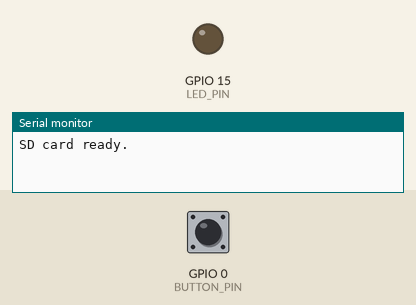
Bench run of a program on a simulated ESP32-S2. On the bench: output pins drawn as LEDs (lit = HIGH), the last lines printed to the serial monitor. Inputs (shaded band) come from the test bench; at power-on: GPIO 0 (BUTTON_PIN) HIGH. I2S audio is not simulated (input reads silence); storage starts empty.

Above: at 3.2 s.
3.3 s: GPIO 0 (BUTTON_PIN) pulled LOW for 0.15 s
At 4.5 s:
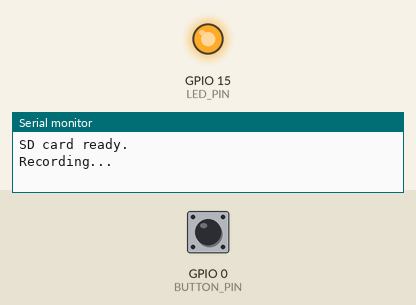
4.9 s: GPIO 0 (BUTTON_PIN) pulled LOW for 1 s
At 5.9 s:
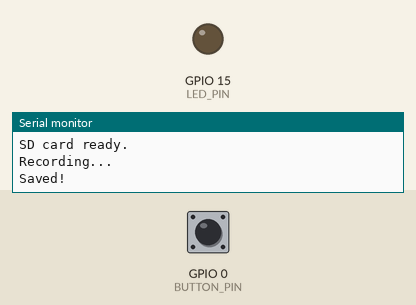
7.4 s: GPIO 0 (BUTTON_PIN) pulled LOW for 3.2 s
At 7.7 s:
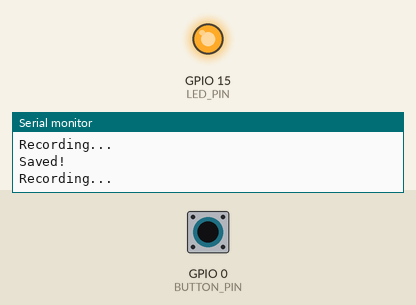
Timing chart, 0 to 10.4 s (numbered marks = the images above; inputs shaded):
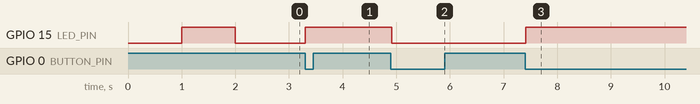

The program:

main.cpp
```cpp
// https://github.com/ICantMakeThings/StereoRecorder
#include <Arduino.h>
#include <FS.h>
#include <SD.h>
#include <driver/i2s.h>

#define BUTTON_PIN 0
#define LED_PIN 15

#define SD_CS 38
#define SD_MOSI 35
#define SD_MISO 36
#define SD_SCK 37
SPIClass sdSPI(FSPI);

#define I2S_PORT I2S_NUM_0
#define SAMPLE_RATE 48000
#define BITS_PER_SAMPLE I2S_BITS_PER_SAMPLE_32BIT
#define CHANNEL_FORMAT I2S_CHANNEL_FMT_RIGHT_LEFT

#define BUFFER_SIZE 4096

File file;
bool recording = false;
uint32_t bytesWritten = 0;

struct WAVHeader
{
  char riff[4];
  uint32_t size;
  char wave[4];
  char fmt[4];
  uint32_t fmt_size;
  uint16_t audio_fmt;
  uint16_t num_channels;
  uint32_t sample_rate;
  uint32_t byte_rate;
  uint16_t block_align;
  uint16_t bits_per_sample;
  char data[4];
  uint32_t data_size;
};

void writeWavHeader(File &f, uint32_t pcm_bytes)
{
  WAVHeader h;
  memcpy(h.riff, "RIFF", 4);
  h.size = pcm_bytes + 36;
  memcpy(h.wave, "WAVE", 4);
  memcpy(h.fmt, "fmt ", 4);
  h.fmt_size = 16;
  h.audio_fmt = 1;
  h.num_channels = 2;
  h.sample_rate = SAMPLE_RATE;
  h.bits_per_sample = 24;
  h.byte_rate = SAMPLE_RATE * h.num_channels * (h.bits_per_sample / 8);
  h.block_align = h.num_channels * (h.bits_per_sample / 8);
  memcpy(h.data, "data", 4);
  h.data_size = pcm_bytes;
  f.seek(0);
  f.write((uint8_t *)&h, sizeof(h));
}

void i2sInit()
{
  i2s_config_t i2s_config = {
      .mode = (i2s_mode_t)(I2S_MODE_MASTER | I2S_MODE_RX),
      .sample_rate = SAMPLE_RATE,
      .bits_per_sample = I2S_BITS_PER_SAMPLE_32BIT,
      .channel_format = I2S_CHANNEL_FMT_RIGHT_LEFT,
      .communication_format = I2S_COMM_FORMAT_STAND_I2S,
      .intr_alloc_flags = 0,
      .dma_buf_count = 8,
      .dma_buf_len = 512,
      .use_apll = true,
      .tx_desc_auto_clear = false};

  i2s_pin_config_t pin_config = {
      .mck_io_num = GPIO_NUM_9, // SCK
      .bck_io_num = GPIO_NUM_3, // BCK
      .ws_io_num = GPIO_NUM_7,  // LRC
      .data_out_num = I2S_PIN_NO_CHANGE,
      .data_in_num = GPIO_NUM_5 // OUT
  };

  i2s_driver_install(I2S_PORT, &i2s_config, 0, NULL);
  i2s_set_pin(I2S_PORT, &pin_config);
  i2s_set_clk(I2S_PORT, SAMPLE_RATE, I2S_BITS_PER_SAMPLE_32BIT, I2S_CHANNEL_STEREO);
  i2s_zero_dma_buffer(I2S_PORT);
}

int getNextFileNumber()
{
  int num = 1;
  while (SD.exists("/record" + String(num) + ".wav"))
  {
    num++;
  }
  return num;
}

void setup()
{
  Serial.begin(115200);
  pinMode(BUTTON_PIN, INPUT_PULLUP);
  pinMode(LED_PIN, OUTPUT);
  digitalWrite(LED_PIN, LOW);
  delay(1000);
  digitalWrite(LED_PIN, HIGH);
  delay(1000);
  digitalWrite(LED_PIN, LOW);
  sdSPI.begin(SD_SCK, SD_MISO, SD_MOSI, SD_CS);
  if (!SD.begin(SD_CS, sdSPI))
  {
    Serial.println("SD Card init failed!");

    unsigned long startTime = millis();
    while (millis() - startTime < 5000)
    {
      digitalWrite(LED_PIN, HIGH);
      delay(250);
      digitalWrite(LED_PIN, LOW);
      delay(250);
    }

    while (1)
      ;
  }

  Serial.println("SD card ready.");

  i2sInit();
}

void loop()
{
  static uint8_t buffer[BUFFER_SIZE];
  static bool lastButtonState = HIGH;

  bool buttonState = digitalRead(BUTTON_PIN);

  if (lastButtonState == HIGH && buttonState == LOW)
  {
    if (!recording)
    {
      int fileNum = getNextFileNumber();
      String filename = "/record" + String(fileNum) + ".wav";
      file = SD.open(filename, FILE_WRITE);
      if (!file)
      {
        Serial.println("Did you remove your SD card?");

        unsigned long startTime = millis();
        while (millis() - startTime < 5000)
        {
          digitalWrite(LED_PIN, HIGH);
          delay(250);
          digitalWrite(LED_PIN, LOW);
          delay(250);
        }

        return;
      }
      WAVHeader blank = {0};
      file.write((uint8_t *)&blank, sizeof(blank));
      bytesWritten = 0;
      recording = true;
      digitalWrite(LED_PIN, HIGH);
      Serial.println("Recording...");
    }
    else
    {
      Serial.println("Saved!");
      writeWavHeader(file, bytesWritten);
      file.close();
      recording = false;
      digitalWrite(LED_PIN, LOW);
    }
    delay(200);
  }

  lastButtonState = buttonState;

  if (recording)
  {
    size_t bytesRead = 0;
    i2s_read(I2S_PORT, buffer, BUFFER_SIZE, &bytesRead, portMAX_DELAY);

    if (bytesRead > 0)
    {
      int32_t *raw32 = (int32_t *)buffer;
      size_t samples = bytesRead / 4;

      uint8_t packed[BUFFER_SIZE * 3 / 4];

      for (size_t i = 0; i < samples; i++)
      {
        int32_t s = raw32[i];
        packed[i * 3 + 0] = (s >> 8) & 0xFF;
        packed[i * 3 + 1] = (s >> 16) & 0xFF;
        packed[i * 3 + 2] = (s >> 24) & 0xFF;
      }

      size_t packedBytes = samples * 3;
      file.write(packed, packedBytes);
      bytesWritten += packedBytes;
    }

    static unsigned long lastFlush = 0;
    if (millis() - lastFlush > 1000)
    {
      file.flush();
      lastFlush = millis();
    }
  }
}
```

Measured:
- after the input at 3.3 s, GPIO 15 (LED_PIN): LOW → HIGH at once
- after the input at 4.9 s, GPIO 15 (LED_PIN): HIGH → LOW at once
- after the input at 7.4 s, GPIO 15 (LED_PIN): LOW → HIGH at once
